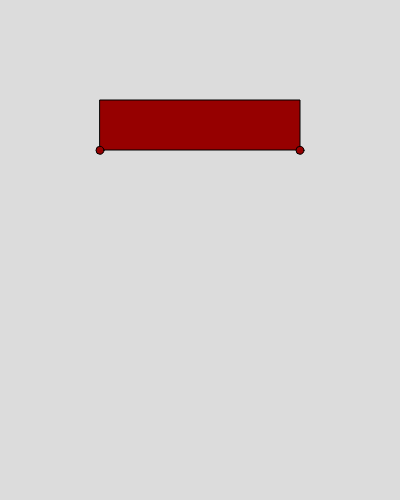
Frame 1 (no input)
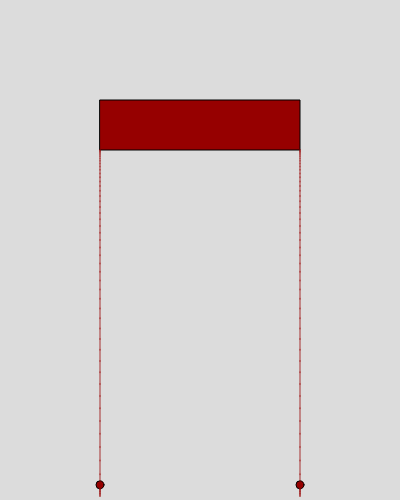
Frame 60 (no input)
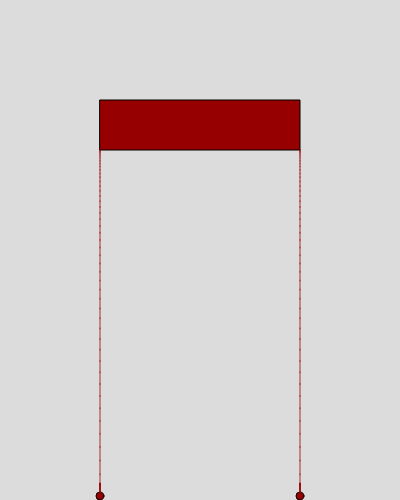
Frame 120 (the mouse pressed at the canvas centre since frame 60)

The p5.js sketch that drew these frames (run headless with seeded random() and noise() and a simulated clock; from frame 60 on, the mouse is pressed at the canvas centre):

// p5.js sketch
// ── sketch.js
// Paint stain effect using an off-screen graphics layer (trails)

let particles = [];
let gravity = 0.3;
let rectX, rectY, rectW, rectH;

// Off-screen graphics buffer to store permanent trails
let trailLayer;

function setup() {
  createCanvas(400, 500);

  // Create the permanent stain trail layer
  trailLayer = createGraphics(width, height);
  trailLayer.clear(); // Start with a clear canvas

  // Define rectangle as the paint source
  rectW = width / 2;
  rectH = height / 10;
  rectX = width / 2;
  rectY = height / 4;

  // Create initial droplets falling from the rectangle edges
  particles.push(new Particle(rectX - rectW / 2, rectY + rectH / 2));
  particles.push(new Particle(rectX + rectW / 2, rectY + rectH / 2));
}

function draw() {
  background(220);

  // Draw rectangle paint source
  rectMode(CENTER);
  fill(150, 0, 0);
  rect(rectX, rectY, rectW, rectH);

  // Update and draw each particle
  for (let p of particles) {
    p.update();
    p.drawTrail();  // Draw permanent trail
    p.display();    // Draw particle itself
  }

  // Display the permanent trail layer
  image(trailLayer, 0, 0);
}

// Particle class clearly structured
class Particle {
  constructor(x, y) {
    this.x = x;
    this.y = y;
    this.prevX = x;
    this.prevY = y;
    this.vy = 0;
    this.size = 8;
  }

  update() {
    this.prevX = this.x;
    this.prevY = this.y;

    // Apply gravity
    this.vy += gravity;
    this.y += this.vy;

    // Check collision with bottom and simulate friction
    if (this.y >= height - this.size / 2) {
      this.y = height - this.size / 2;
      this.vy *= -0.2;  // friction effect
      
      // Stop completely if velocity is minimal
      if (abs(this.vy) < 0.1) {
        this.vy = 0;
      }
    }
  }

  // Draw the droplet particle
  display() {
    fill(150, 0, 0);
    ellipse(this.x, this.y, this.size);
  }

  // Draw permanent trail on the off-screen graphics layer
  drawTrail() {
    trailLayer.stroke(150, 0, 0, 100); // semi-transparent stain
    trailLayer.strokeWeight(2);
    trailLayer.line(this.prevX, this.prevY, this.x, this.y);
  }
}
